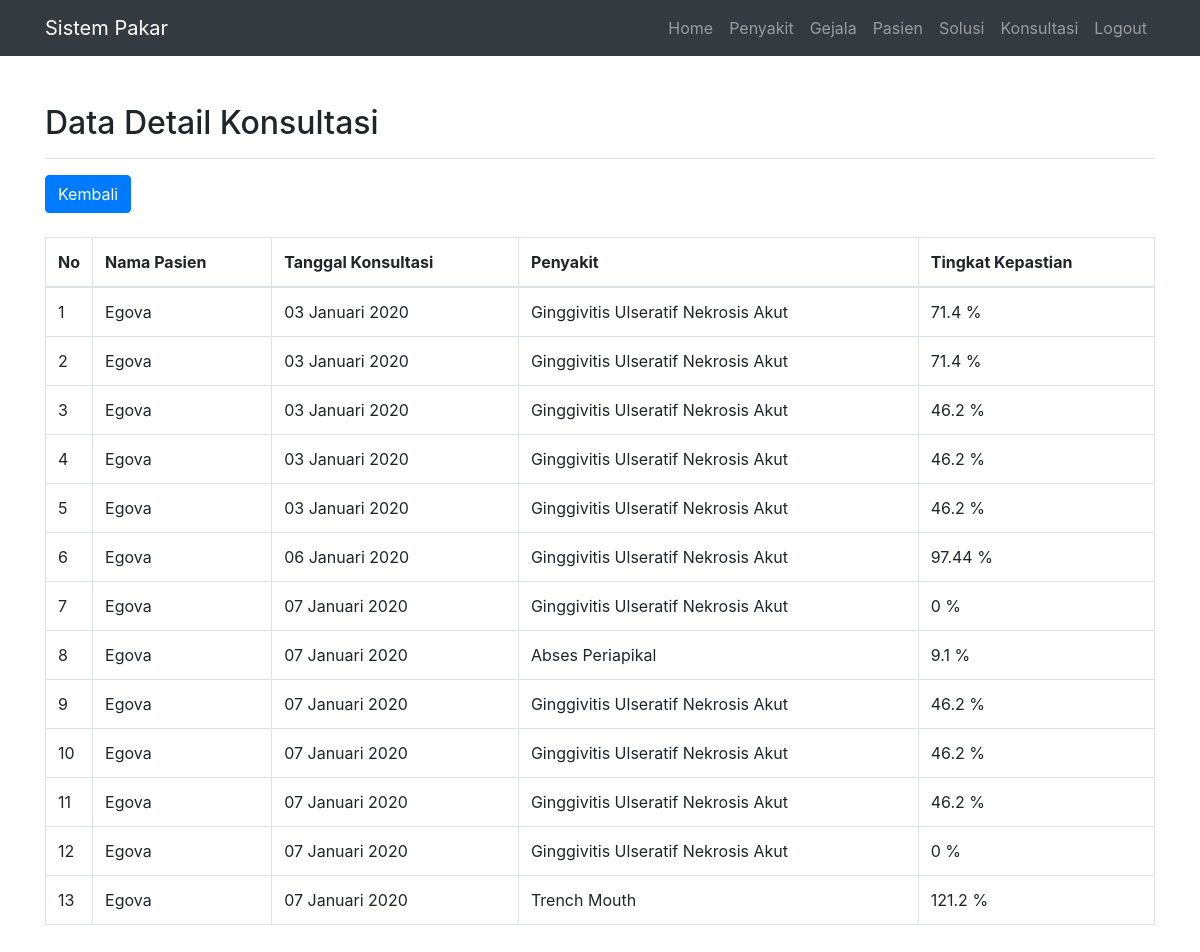
Page /admin/index.php?page=module/Konsultasi/detail&id=5 (signed in) on the committed database.
### tables this page shows
CREATE TABLE IF NOT EXISTS `tb_Konsultasi` (
  `konsultasi_id` int(11) NOT NULL,
  `penyakit_id` varchar(11) NOT NULL,
  `konsultasi_tgl` date NOT NULL,
  `konsultasi_hasil` float NOT NULL,
  `pasien_id` int(11) NOT NULL
);

CREATE TABLE IF NOT EXISTS `tb_Pasien` (
  `pasien_id` int(11) NOT NULL,
  `pasien_user` varchar(50) NOT NULL,
  `pasien_pass` varchar(50) NOT NULL,
  `pasien_nama` varchar(50) NOT NULL,
  `pasien_jk` varchar(50) NOT NULL,
  `pasien_tgl_lahir` date NOT NULL,
  `pasien_alamat` varchar(100) NOT NULL
);

CREATE TABLE IF NOT EXISTS `tb_Penyakit` (
  `penyakit_id` varchar(5) NOT NULL,
  `penyakit_nama` varchar(50) NOT NULL,
  `penyakit_ket` text NOT NULL
);

### assets/model/conf.php (called while the page is built, shortened)
<?php
$conn = mysqli_connect('localhost', 'root', 'mysql', 'db_pakar_cf');
class Conf
{
    public function get($query)
    {
        global $conn;
        $ambil = $conn->query($query);
        $hasil = [];
        while ($pecah = $ambil->fetch_object()) {
            $hasil[] = $pecah;
        }
        return $hasil;
    }
}

### assets/model/db.php (called while the page is built, shortened)
<?php
include 'conf.php';
class Db extends Conf
{
    public function getAllKonsultasi($id)
    {
        $query = $this->get("   SELECT * FROM `tb_Konsultasi`
                                LEFT JOIN tb_Pasien ON tb_Konsultasi.pasien_id=tb_Pasien.pasien_id
                                LEFT JOIN tb_Penyakit ON tb_Konsultasi.penyakit_id=tb_Penyakit.penyakit_id
                                WHERE tb_Konsultasi.pasien_id = '$id'");
        return $query;
    }
}

### assets/libs/helper/helper.php (called while the page is built, shortened)
<?php
function TglIndo($date)
{
    $BulanIndo = array("Januari", "Februari", "Maret", "April", "Mei", "Juni", "Juli", "Agustus", "September", "Oktober", "November", "Desember");
    $tahun = substr($date, 0, 4);
    $bulan = substr($date, 5, 2);
    $tgl   = substr($date, 8, 2);
    $result = $tgl . " " . $BulanIndo[(int) $bulan - 1] . " " . $tahun;
    return ($result);
}

### admin/module/Konsultasi/detail.php (the view)
<?php
$id = $_GET['id'];
$dKonsultasi = $db->getAllKonsultasi($id);
?>
<div class="container">
    <div class="row">
        <div class="col-md-12 mb-5 mt-5">
            <h2>Data Detail Konsultasi</h2>
            <hr>
            <div class="table-responsive">
                <a href="?page=module/Konsultasi/index" class="btn btn-primary ">Kembali</a>
                <br><br>
                <table class="table table-bordered" id="dataTable" width="100%" cellspacing="0">
                    <thead>
                        <tr>
                            <th width="10px">No</th>
                            <th>Nama Pasien</th>
                            <th>Tanggal Konsultasi</th>
                            <th>Penyakit</th>
                            <th>Tingkat Kepastian</th>
                        </tr>
                    </thead>
                    <tbody>
                        <?php
                        foreach ($dKonsultasi as $no => $dKonsultasi) {
                        ?>
                            <tr>
                                <td><?= ++$no ?></td>
                                <td><?= $dKonsultasi->pasien_nama ?></td>
                                <td><?= TglIndo($dKonsultasi->konsultasi_tgl) ?></td>
                                <td><?= $dKonsultasi->penyakit_nama ?></td>
                                <td><?= $dKonsultasi->konsultasi_hasil ?> %</td>
                            </tr>
                        <?php }  ?>
                    </tbody>
                </table>
            </div>
        </div>
    </div>
</div>

### assets/css/business-frontpage.css (style rules this page uses)
body { padding-top: 56px; }

### rows in the picture
tb_konsultasi: pasien.pasien_nama "Egova", konsultasi_tgl "03 Januari 2020", penyakit.penyakit_nama "Ginggivitis Ulseratif Nekrosis Akut", konsultasi_hasil "71.4"
tb_konsultasi: pasien.pasien_nama "Egova", konsultasi_tgl "03 Januari 2020", penyakit.penyakit_nama "Ginggivitis Ulseratif Nekrosis Akut", konsultasi_hasil "71.4"
tb_konsultasi: pasien.pasien_nama "Egova", konsultasi_tgl "03 Januari 2020", penyakit.penyakit_nama "Ginggivitis Ulseratif Nekrosis Akut", konsultasi_hasil "46.2"
tb_konsultasi: pasien.pasien_nama "Egova", konsultasi_tgl "03 Januari 2020", penyakit.penyakit_nama "Ginggivitis Ulseratif Nekrosis Akut", konsultasi_hasil "46.2"
tb_konsultasi: pasien.pasien_nama "Egova", konsultasi_tgl "03 Januari 2020", penyakit.penyakit_nama "Ginggivitis Ulseratif Nekrosis Akut", konsultasi_hasil "46.2"
tb_konsultasi: pasien.pasien_nama "Egova", konsultasi_tgl "06 Januari 2020", penyakit.penyakit_nama "Ginggivitis Ulseratif Nekrosis Akut", konsultasi_hasil "97.44"
tb_konsultasi: pasien.pasien_nama "Egova", konsultasi_tgl "07 Januari 2020", penyakit.penyakit_nama "Ginggivitis Ulseratif Nekrosis Akut", konsultasi_hasil "0"
tb_konsultasi: pasien.pasien_nama "Egova", konsultasi_tgl "07 Januari 2020", penyakit.penyakit_nama "Abses Periapikal", konsultasi_hasil "9.1"
tb_konsultasi: pasien.pasien_nama "Egova", konsultasi_tgl "07 Januari 2020", penyakit.penyakit_nama "Ginggivitis Ulseratif Nekrosis Akut", konsultasi_hasil "46.2"
tb_konsultasi: pasien.pasien_nama "Egova", konsultasi_tgl "07 Januari 2020", penyakit.penyakit_nama "Ginggivitis Ulseratif Nekrosis Akut", konsultasi_hasil "46.2"
tb_konsultasi: pasien.pasien_nama "Egova", konsultasi_tgl "07 Januari 2020", penyakit.penyakit_nama "Ginggivitis Ulseratif Nekrosis Akut", konsultasi_hasil "46.2"
tb_konsultasi: pasien.pasien_nama "Egova", konsultasi_tgl "07 Januari 2020", penyakit.penyakit_nama "Ginggivitis Ulseratif Nekrosis Akut", konsultasi_hasil "0"
tb_konsultasi: pasien.pasien_nama "Egova", konsultasi_tgl "07 Januari 2020", penyakit.penyakit_nama "Trench Mouth", konsultasi_hasil "121.2"
